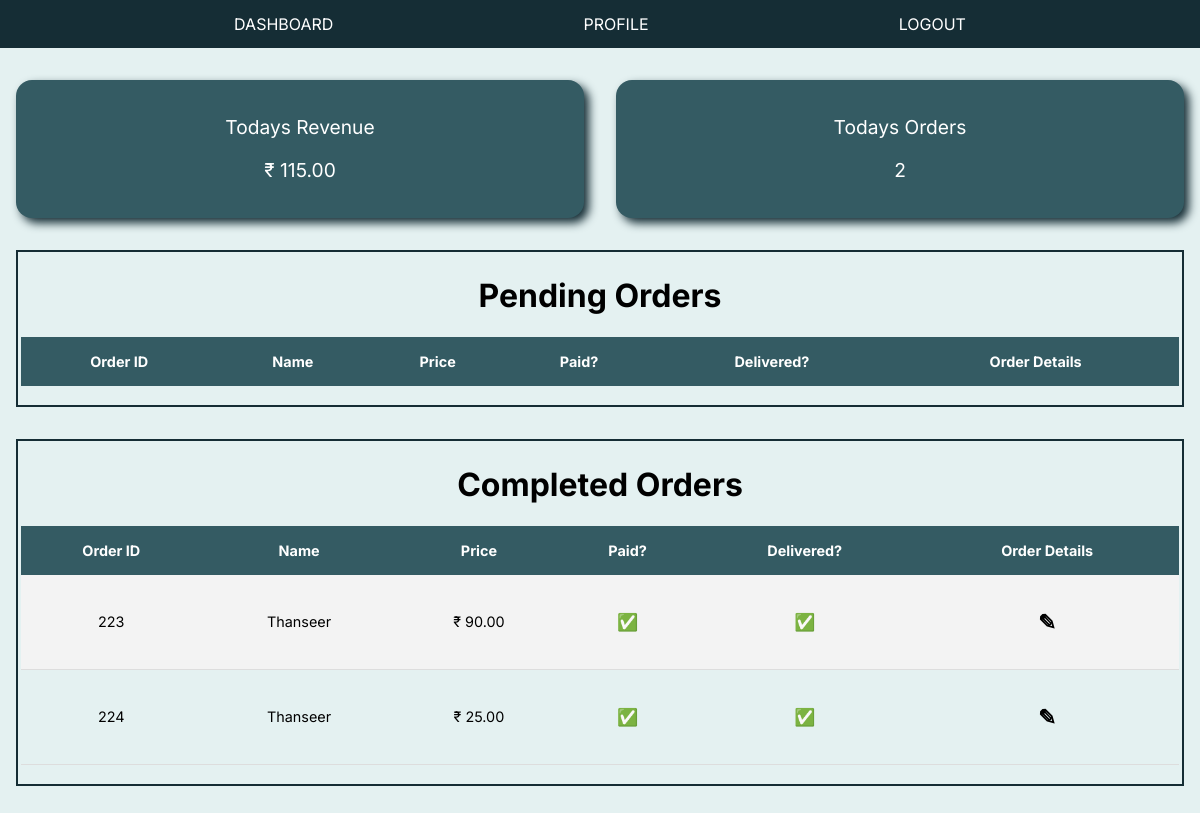
The page /restaurent/dashboard (signed in) on the database as committed earlier.
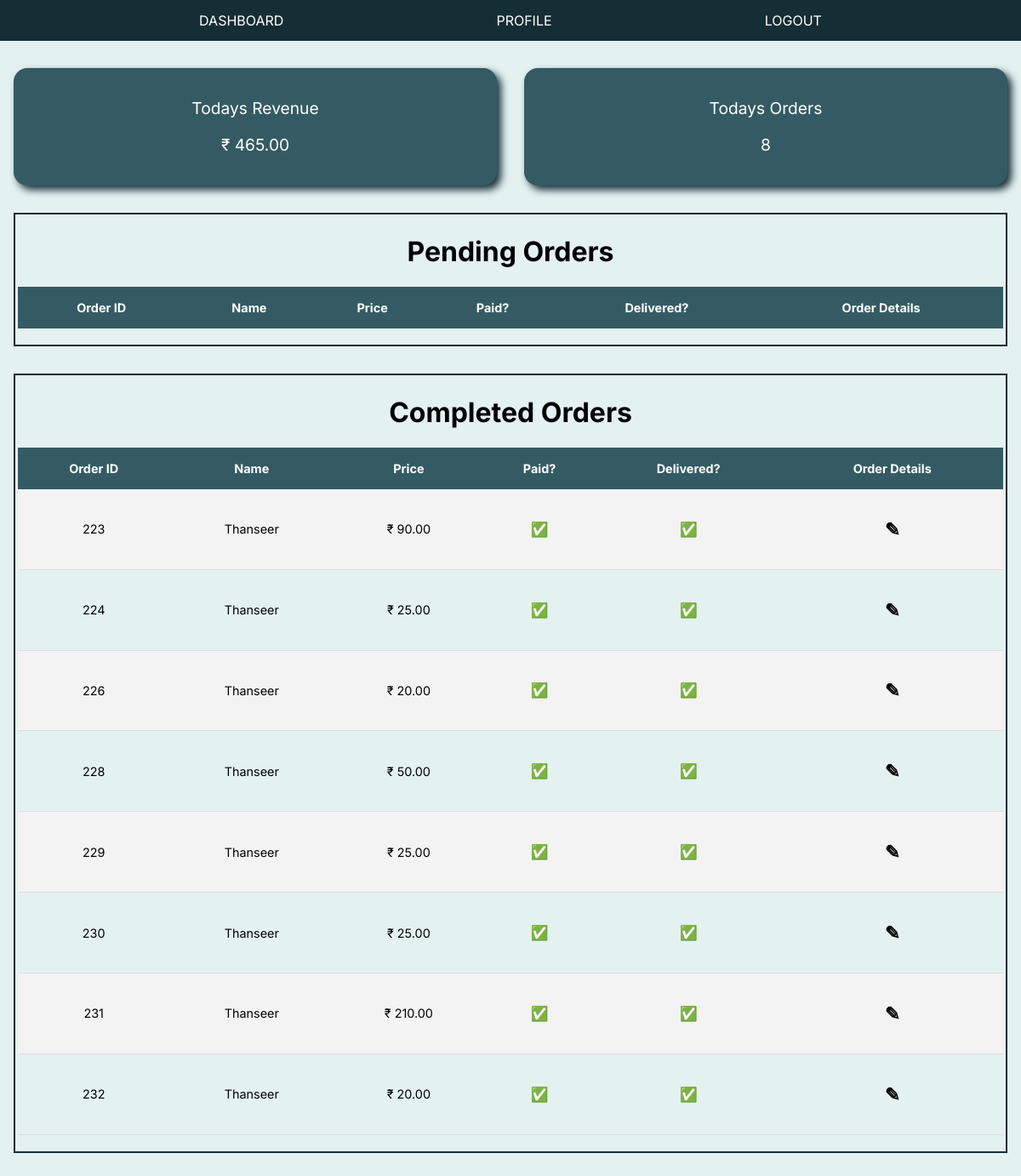
The same page on the database as committed later.
### rishabs/models.py (models this page shows, shortened)
class OrderModel(models.Model):
    created_on = models.DateTimeField(auto_now_add=True)
    price = models.DecimalField(max_digits=7, decimal_places=2)
    items = models.ManyToManyField('MenuItem', related_name='order', blank=True)
    order_user = models.ForeignKey(User, related_name='userinfo',on_delete=models.CASCADE)
    is_paid = models.BooleanField(default=False)
    is_delivered = models.BooleanField(default=False)
    feedback = models.CharField(max_length=100,default="")

class User(AbstractUser):
    phone_number = models.CharField(max_length=12, unique=True)
    is_phone_verified = models.BooleanField(default=False)
    otp = models.CharField(max_length=6)
    USERNAME_FIELD = 'phone_number'
    REQUIRED_FIELDS = []
    objects = UserManager()

### restaurent/views.py (the view)
# urls.py: path('dashboard', views.dashboard_view, name="dashboard_view" ),
@login_required(login_url='login_view')
def dashboard_view(request):
    orders = OrderModel.objects.all()
    total_revenue = 0
    for order in orders:
        total_revenue += order.price
    context = {
        'orders':orders,
        'total_revenue':total_revenue,
        'total_orders':len(orders),
    }
    return render(request, 'restaurent/dashboard.html',context)

### restaurent/templates/restaurent/dashboard.html (shortened to what this page needs)
{% extends 'restaurent/layout3.html' %}
{% block content %}
<div class="overview">
    <div class="overview_l">
        <p>Todays Revenue</p>
        <p>&#x20b9; {{ total_revenue }}</p>
    </div>
    <div  class="overview_r">
        <p>Todays Orders</p>
        <p>{{ total_orders }}</p>
    </div>
</div>
<div class="table-box">
    <div>
        <h1>Pending Orders</h1>
    </div>
    <div class="box">
        <table class="styled-table">
            <thead>
                <tr>
                    <th>Order ID</th>
                    <th>Name</th>
                    <th>Price</th>
                    <th>Paid?</th>
                    <th>Delivered?</th>
                    <th>Order Details</th>
                </tr>
            </thead>
        </table>
    </div>
</div>
<div class="table-box">
    <div>
        <h1>Completed Orders</h1>
    </div>
    <div class="box">
        <table class="styled-table">
            <thead>
                <tr>
                    <th>Order ID</th>
                    <th>Name</th>
                    <th>Price</th>
                    <th>Paid?</th>
                    <th>Delivered?</th>
                    <th>Order Details</th>
                </tr>
            </thead>
            <tbody>
                {% for order in orders %}
                    {% if order.is_delivered %}
                        <tr>
                            <td>{{ order.pk }}</td>
                            <td>{{ order.order_user.username }}</td>
                            <td>&#x20b9; {{ order.price }}</td>
                            {% if order.is_paid %}
                                <td><h3>&#x2705;</h3></td>
                            {% else %}
                                <td><h3>&#10060;</h3></td>
                            {% endif %}
                            {% if order.is_delivered %}
                                <td><h3>&#x2705;</h3></td>
                            {% else %}
                                <td><h3>&#10060;</h3></td>
                            {% endif %}
                            <td class>
                                <h2><a class="order-s" href="{% url 'order_details' order.pk %}">&#9998;</a></h2>
                            </td>
                        </tr>
                    {% endif %}
            {% endfor %}
            </tbody>
        </table>
    </div>
</div>
{% endblock %}

### restaurent/templates/restaurent/layout3.html (shortened to what this page needs)
{% load static %}
<!DOCTYPE html>
<html>
    <head>
        <link rel="stylesheet" href="{% static 'css/dash.css' %}">
    </head>
    <body>
        <div class="main-body">
            <navbar class="navbar1">
                <ul class="nav-comp">
                        <li><a href="{% url 'dashboard_view' %}">DASHBOARD</a></li>
                        <li><a href="{% url 'profile_view_res' %}">PROFILE</a></li>
                        <li><a href="{% url 'logout_view' %}">LOGOUT</a></li>
                </ul>
            </navbar>
            {% block content %}
            {% endblock %}
        </div>
    </body>
</html>

### restaurent/static/css/dash.css (style rules this page uses)
* { font-family: "Inter"; }
body { margin: 0px; background-color: #e4f1f1; }
.main-body { margin: 0px; padding: 0px; display: flex; flex-direction: column; justify-content: center; background-color: #e4f1f1; padding-bottom: 20px; text-align: center; }
.navbar1 { background-color:#152D35; align-self:stretch; }
.nav-comp { list-style-type: none; justify-content: space-evenly; display: flex; margin: 0; padding: 0; }
li { float: left; }
li a { display: block; color: white; text-align: center; padding: 14px 16px; text-decoration: none; }
.overview { margin-top: 1rem; display: flex; flex-direction: row; }
.overview_l,.overview_r { width: 50%; background-color: #345B63; box-shadow: 5px 5px 10px #152D35; color: white; margin: 1rem; padding: 1rem; font-size: 1.2rem; border-radius: 1rem; }
.table-box { padding: 0.2rem; margin: 1rem; border: 2px solid #152D35; }
.styled-table { border-collapse: collapse; margin: 1rem 0; font-size: 0.9em; width: 100%; }
.styled-table thead tr { background-color: #345B63; color: white; text-align: center; }
.styled-table th, .styled-table td { padding: 1rem 0.5rem; }
.styled-table tbody tr { border-bottom: 1px solid #dddddd; }
.styled-table tbody tr:nth-of-type(odd) { background-color: #f3f3f3; }
.order-s:link { text-decoration: none; color: black; }

Rows that differ between the two databases and show on the page:
added OrderModel: pk "226", order_user.username "Thanseer", price "20.00"
added OrderModel: pk "228", order_user.username "Thanseer", price "50.00"
added OrderModel: pk "229", order_user.username "Thanseer", price "25.00"
added OrderModel: pk "230", order_user.username "Thanseer", price "25.00"
added OrderModel: pk "231", order_user.username "Thanseer", price "210.00"
added OrderModel: pk "232", order_user.username "Thanseer", price "20.00"
Other text that changed with them:
{{ total_revenue }}: "115.00" → "465.00"
{{ total_orders }}: "2" → "8"
